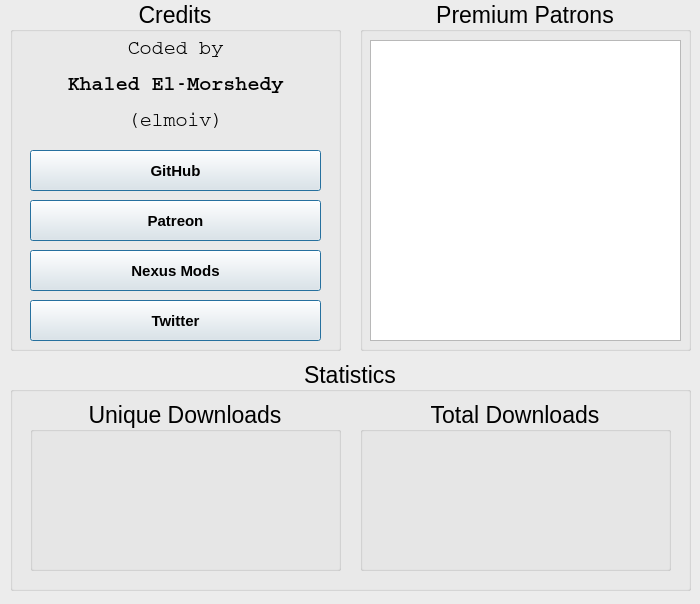
<?xml version="1.0" encoding="UTF-8"?>
<ui version="4.0">
 <class>SubMainWindow</class>
 <widget class="QMainWindow" name="SubMainWindow">
  <property name="geometry">
   <rect>
    <x>0</x>
    <y>0</y>
    <width>700</width>
    <height>604</height>
   </rect>
  </property>
  <property name="font">
   <font>
    <family>Bahnschrift</family>
    <pointsize>11</pointsize>
   </font>
  </property>
  <property name="windowTitle">
   <string>Credits</string>
  </property>
  <property name="toolTip">
   <string/>
  </property>
  <property name="animated">
   <bool>true</bool>
  </property>
  <property name="documentMode">
   <bool>false</bool>
  </property>
  <widget class="QWidget" name="centralwidget">
   <widget class="QGroupBox" name="grpMain">
    <property name="geometry">
     <rect>
      <x>-10</x>
      <y>-20</y>
      <width>731</width>
      <height>661</height>
     </rect>
    </property>
    <property name="font">
     <font>
      <family>Arial</family>
      <pointsize>11</pointsize>
     </font>
    </property>
    <property name="title">
     <string/>
    </property>
    <widget class="QGroupBox" name="grpCredits">
     <property name="enabled">
      <bool>true</bool>
     </property>
     <property name="geometry">
      <rect>
       <x>20</x>
       <y>20</y>
       <width>331</width>
       <height>351</height>
      </rect>
     </property>
     <property name="font">
      <font>
       <family>Arial</family>
       <pointsize>17</pointsize>
      </font>
     </property>
     <property name="title">
      <string>Credits</string>
     </property>
     <property name="alignment">
      <set>Qt::AlignCenter</set>
     </property>
     <widget class="QLabel" name="label">
      <property name="geometry">
       <rect>
        <x>20</x>
        <y>30</y>
        <width>291</width>
        <height>111</height>
       </rect>
      </property>
      <property name="font">
       <font>
        <family>Courier</family>
        <pointsize>15</pointsize>
       </font>
      </property>
      <property name="text">
       <string>&lt;html&gt;&lt;head/&gt;&lt;body&gt;&lt;p&gt;Coded by&lt;/p&gt;&lt;p&gt;&lt;span style=&quot; font-weight:600;&quot;&gt;Khaled El-Morshedy&lt;/span&gt;&lt;/p&gt;&lt;p&gt;(elmoiv)&lt;/p&gt;&lt;/body&gt;&lt;/html&gt;</string>
      </property>
      <property name="alignment">
       <set>Qt::AlignCenter</set>
      </property>
     </widget>
     <widget class="QPushButton" name="btnGitHub">
      <property name="geometry">
       <rect>
        <x>20</x>
        <y>150</y>
        <width>291</width>
        <height>41</height>
       </rect>
      </property>
      <property name="font">
       <font>
        <family>Arial</family>
        <pointsize>11</pointsize>
        <weight>75</weight>
        <bold>true</bold>
       </font>
      </property>
      <property name="cursor">
       <cursorShape>PointingHandCursor</cursorShape>
      </property>
      <property name="focusPolicy">
       <enum>Qt::ClickFocus</enum>
      </property>
      <property name="text">
       <string>GitHub</string>
      </property>
      <property name="autoDefault">
       <bool>true</bool>
      </property>
      <property name="default">
       <bool>true</bool>
      </property>
      <property name="flat">
       <bool>false</bool>
      </property>
     </widget>
     <widget class="QPushButton" name="btnPatreon">
      <property name="geometry">
       <rect>
        <x>20</x>
        <y>200</y>
        <width>291</width>
        <height>41</height>
       </rect>
      </property>
      <property name="font">
       <font>
        <family>Arial</family>
        <pointsize>11</pointsize>
        <weight>75</weight>
        <bold>true</bold>
       </font>
      </property>
      <property name="cursor">
       <cursorShape>PointingHandCursor</cursorShape>
      </property>
      <property name="focusPolicy">
       <enum>Qt::ClickFocus</enum>
      </property>
      <property name="text">
       <string>Patreon</string>
      </property>
      <property name="autoDefault">
       <bool>true</bool>
      </property>
      <property name="default">
       <bool>true</bool>
      </property>
      <property name="flat">
       <bool>false</bool>
      </property>
     </widget>
     <widget class="QPushButton" name="btnNexus">
      <property name="geometry">
       <rect>
        <x>20</x>
        <y>250</y>
        <width>291</width>
        <height>41</height>
       </rect>
      </property>
      <property name="font">
       <font>
        <family>Arial</family>
        <pointsize>11</pointsize>
        <weight>75</weight>
        <bold>true</bold>
       </font>
      </property>
      <property name="cursor">
       <cursorShape>PointingHandCursor</cursorShape>
      </property>
      <property name="focusPolicy">
       <enum>Qt::ClickFocus</enum>
      </property>
      <property name="text">
       <string>Nexus Mods</string>
      </property>
      <property name="autoDefault">
       <bool>true</bool>
      </property>
      <property name="default">
       <bool>true</bool>
      </property>
      <property name="flat">
       <bool>false</bool>
      </property>
     </widget>
     <widget class="QPushButton" name="btnTwitter">
      <property name="geometry">
       <rect>
        <x>20</x>
        <y>300</y>
        <width>291</width>
        <height>41</height>
       </rect>
      </property>
      <property name="font">
       <font>
        <family>Arial</family>
        <pointsize>11</pointsize>
        <weight>75</weight>
        <bold>true</bold>
       </font>
      </property>
      <property name="cursor">
       <cursorShape>PointingHandCursor</cursorShape>
      </property>
      <property name="focusPolicy">
       <enum>Qt::ClickFocus</enum>
      </property>
      <property name="text">
       <string>Twitter</string>
      </property>
      <property name="autoDefault">
       <bool>true</bool>
      </property>
      <property name="default">
       <bool>true</bool>
      </property>
      <property name="flat">
       <bool>false</bool>
      </property>
     </widget>
    </widget>
    <widget class="QGroupBox" name="grpPatrons">
     <property name="enabled">
      <bool>true</bool>
     </property>
     <property name="geometry">
      <rect>
       <x>370</x>
       <y>20</y>
       <width>331</width>
       <height>351</height>
      </rect>
     </property>
     <property name="font">
      <font>
       <family>Arial</family>
       <pointsize>17</pointsize>
      </font>
     </property>
     <property name="title">
      <string>Premium Patrons</string>
     </property>
     <property name="alignment">
      <set>Qt::AlignCenter</set>
     </property>
     <widget class="QListWidget" name="lstPatrons">
      <property name="geometry">
       <rect>
        <x>10</x>
        <y>40</y>
        <width>311</width>
        <height>301</height>
       </rect>
      </property>
      <property name="font">
       <font>
        <pointsize>20</pointsize>
       </font>
      </property>
      <property name="layoutDirection">
       <enum>Qt::LeftToRight</enum>
      </property>
      <property name="editTriggers">
       <set>QAbstractItemView::DoubleClicked|QAbstractItemView::EditKeyPressed</set>
      </property>
     </widget>
    </widget>
    <widget class="QGroupBox" name="grpStatics">
     <property name="enabled">
      <bool>true</bool>
     </property>
     <property name="geometry">
      <rect>
       <x>20</x>
       <y>380</y>
       <width>681</width>
       <height>231</height>
      </rect>
     </property>
     <property name="font">
      <font>
       <family>Arial</family>
       <pointsize>17</pointsize>
      </font>
     </property>
     <property name="title">
      <string>Statistics</string>
     </property>
     <property name="alignment">
      <set>Qt::AlignCenter</set>
     </property>
     <property name="flat">
      <bool>false</bool>
     </property>
     <widget class="QGroupBox" name="grpUDL">
      <property name="enabled">
       <bool>true</bool>
      </property>
      <property name="geometry">
       <rect>
        <x>20</x>
        <y>40</y>
        <width>311</width>
        <height>171</height>
       </rect>
      </property>
      <property name="font">
       <font>
        <family>Arial</family>
        <pointsize>17</pointsize>
       </font>
      </property>
      <property name="title">
       <string>Unique Downloads</string>
      </property>
      <property name="alignment">
       <set>Qt::AlignCenter</set>
      </property>
      <widget class="QLabel" name="lblUDL">
       <property name="geometry">
        <rect>
         <x>10</x>
         <y>40</y>
         <width>291</width>
         <height>111</height>
        </rect>
       </property>
       <property name="font">
        <font>
         <family>Arial</family>
         <pointsize>33</pointsize>
        </font>
       </property>
       <property name="text">
        <string>&lt;html&gt;&lt;head/&gt;&lt;body&gt;&lt;p&gt;&lt;br/&gt;&lt;/p&gt;&lt;/body&gt;&lt;/html&gt;</string>
       </property>
       <property name="alignment">
        <set>Qt::AlignCenter</set>
       </property>
      </widget>
     </widget>
     <widget class="QGroupBox" name="grpTDL">
      <property name="enabled">
       <bool>true</bool>
      </property>
      <property name="geometry">
       <rect>
        <x>350</x>
        <y>40</y>
        <width>311</width>
        <height>171</height>
       </rect>
      </property>
      <property name="font">
       <font>
        <family>Arial</family>
        <pointsize>17</pointsize>
       </font>
      </property>
      <property name="title">
       <string>Total Downloads</string>
      </property>
      <property name="alignment">
       <set>Qt::AlignCenter</set>
      </property>
      <widget class="QLabel" name="lblTDL">
       <property name="geometry">
        <rect>
         <x>10</x>
         <y>40</y>
         <width>291</width>
         <height>111</height>
        </rect>
       </property>
       <property name="font">
        <font>
         <family>Arial</family>
         <pointsize>33</pointsize>
        </font>
       </property>
       <property name="text">
        <string>&lt;html&gt;&lt;head/&gt;&lt;body&gt;&lt;p&gt;&lt;br/&gt;&lt;/p&gt;&lt;/body&gt;&lt;/html&gt;</string>
       </property>
       <property name="alignment">
        <set>Qt::AlignCenter</set>
       </property>
      </widget>
     </widget>
    </widget>
   </widget>
  </widget>
 </widget>
 <resources/>
 <connections/>
</ui>
